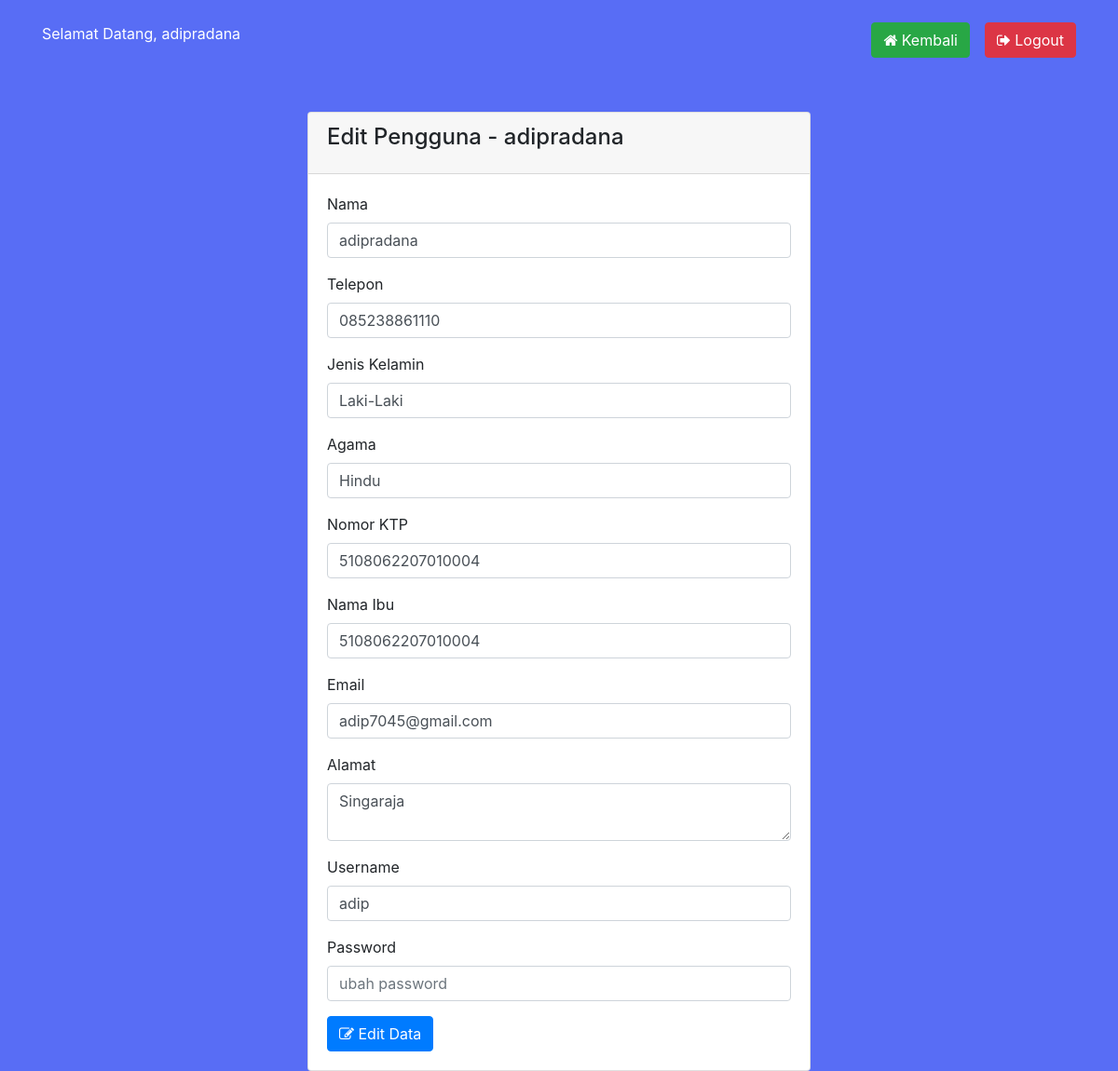
Screenshot of /edit.php?id=2 (signed in) with the database file from the repository.
### tables this page shows
CREATE TABLE `tbl_user` (
  `id_login` int(11) NOT NULL,
  `username` varchar(255) NOT NULL,
  `password` varchar(255) NOT NULL,
  `nama_pengguna` varchar(255) NOT NULL,
  `telepon` varchar(15) NOT NULL,
  `email` varchar(255) NOT NULL,
  `alamat` text NOT NULL,
  `foto` varchar(255) NOT NULL,
  `nama_ibu` varchar(255) DEFAULT NULL,
  `NIM` varchar(255) DEFAULT NULL,
  `jenis_kelamin` varchar(255) DEFAULT NULL,
  `agama` varchar(255) DEFAULT NULL,
  `KTP` varchar(255) DEFAULT NULL,
  `fakultas` varchar(255) DEFAULT NULL,
  `jurusan` varchar(255) DEFAULT NULL,
  `prodi` varchar(255) DEFAULT NULL
);

### proses/panggil.php (called while the page is built, shortened)
<?php
    include 'prosescrud.php';
    $db = new Koneksi();
    $koneksi =  $db->DBConnect();
    $proses = new prosesCrud($koneksi);
    $id = $_SESSION['ADMIN']['id_login'];
    $sesi = $proses->tampil_data_id('tbl_user','id_login',$id);
?>

### proses/prosescrud.php (called while the page is built, shortened)
<?php
class prosesCrud {
    protected $db;
    function __construct($db){
        $this->db = $db;
    }
    function tampil_data_id($tabel,$where,$id)
    {
        $row = $this->db->prepare("SELECT * FROM $tabel WHERE $where = ?");
        $row->execute(array($id));
        return $hasil = $row->fetch();
    }
}

### edit.php (the view, shortened to what this page needs)
<?php
require 'proses/panggil.php';
$idGet = strip_tags($_GET['id']);
$hasil = $proses->tampil_data_id('tbl_user', 'id_login', $idGet);
?>
<!DOCTYPE HTML>
<html>
<head>
	<link rel="stylesheet" href="https://maxcdn.bootstrapcdn.com/bootstrap/4.0.0/css/bootstrap.min.css">
	<link rel="stylesheet" href="https://stackpath.bootstrapcdn.com/font-awesome/4.7.0/css/font-awesome.min.css">
</head>
<body style="background:#586df5;">
	<div class="container">
		<br />
		<span style="color:#fff" ;>Selamat Datang, <?php echo $sesi['nama_pengguna']; ?></span>
		<div class="float-right">
			<a href="index.php" class="btn btn-success btn-md" style="margin-right:1pc;"><span class="fa fa-home"></span> Kembali</a>
			<a href="logout.php" class="btn btn-danger btn-md float-right"><span class="fa fa-sign-out"></span> Logout</a>
		</div>
		<br /><br /><br />
		<div class="row">
			<div class="col-sm-3"></div>
			<div class="col-lg-6">
				<br />
				<div class="card">
					<div class="card-header">
						<h4 class="card-title">Edit Pengguna - <?php echo $hasil['nama_pengguna']; ?></h4>
					</div>
					<div class="card-body">
						<form action="proses/crud.php?aksi=edit" method="POST">
							<div class="form-group">
								<label>Nama </label>
								<input type="text" value="<?php echo $hasil['nama_pengguna']; ?>" class="form-control" name="nama">
							</div>
							<div class="form-group">
								<label>Telepon</label>
								<input type="number" value="<?php echo $hasil['telepon']; ?>" class="form-control" name="telepon">
							</div>
							<div class="form-group">
								<label>Jenis Kelamin</label>
								<input type="text" value="<?php echo $hasil['jenis_kelamin']; ?>" class="form-control" name="jenis_kelamin">
							</div>
							<div class="form-group">
								<label>Agama</label>
								<input type="text" value="<?php echo $hasil['agama']; ?>" class="form-control" name="agama">
							</div>
							<div class="form-group">
								<label>Nomor KTP</label>
								<input type="text" value="<?php echo $hasil['KTP']; ?>" class="form-control" name="KTP">
							</div>
							<div class="form-group">
								<label>Nama Ibu</label>
								<input type="text" value="<?php echo $hasil['KTP']; ?>" class="form-control" name="nama_ibu">
							</div>
							<div class="form-group">
								<label>Email</label>
								<input type="harga" value="<?php echo $hasil['email']; ?>" class="form-control" name="email">
							</div>
							<div class="form-group">
								<label>Alamat</label>
								<textarea name="alamat" class="form-control"><?php echo $hasil['alamat']; ?></textarea>
							</div>
							<div class="form-group">
								<label>Username</label>
								<input type="text" value="<?php echo $hasil['username']; ?>" class="form-control" name="user">
							</div>
							<div class="form-group">
								<label>Password</label>
								<input type="password" value="" placeholder="ubah password" class="form-control" name="pass">
							</div>
							<button class="btn btn-primary btn-md" name="create"><i class="fa fa-edit"> </i> Edit Data</button>
						</form>
					</div>
				</div>
			</div>
			<div class="col-sm-3"></div>
		</div>
	</div>
</body>
</html>

### rows the page displays
tbl_user: nama_pengguna "adipradana", nama "adipradana", telepon "085238861110", jenis_kelamin "Laki-Laki", agama "Hindu", KTP "5108062207010004", nama_ibu "5108062207010004", email "adip7045@gmail.com", alamat "Singaraja", user "adip"
